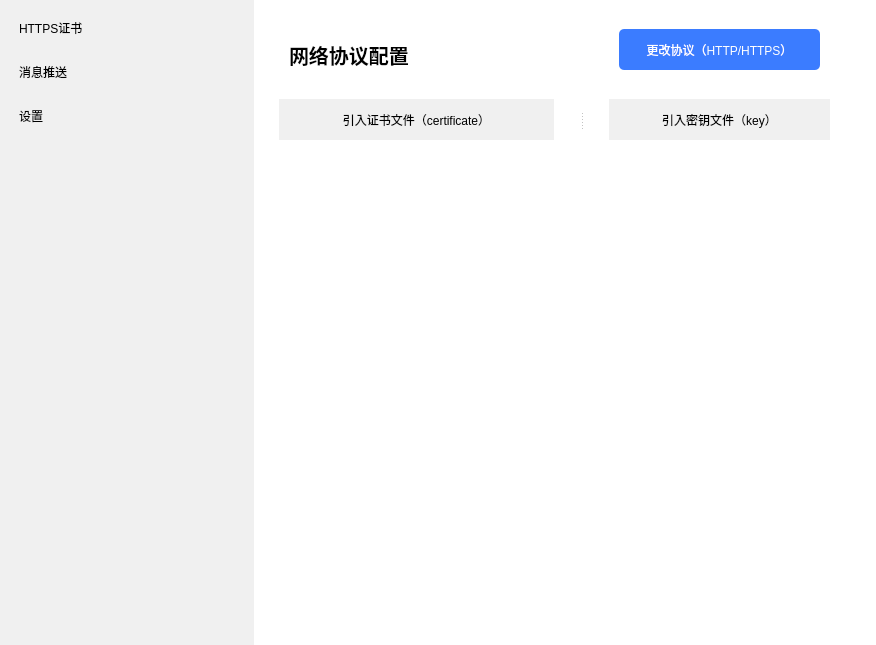
<?xml version="1.0" encoding="UTF-8"?>
<ui version="4.0">
 <class>MainWindow</class>
 <widget class="QMainWindow" name="MainWindow">
  <property name="geometry">
   <rect>
    <x>0</x>
    <y>0</y>
    <width>876</width>
    <height>645</height>
   </rect>
  </property>
  <property name="windowTitle">
   <string>MainWindow</string>
  </property>
  <property name="styleSheet">
   <string notr="true">MainWindow{
	background: #ffffff;
}</string>
  </property>
  <widget class="QWidget" name="centralwidget">
   <property name="sizePolicy">
    <sizepolicy hsizetype="Preferred" vsizetype="Preferred">
     <horstretch>0</horstretch>
     <verstretch>0</verstretch>
    </sizepolicy>
   </property>
   <property name="tabletTracking">
    <bool>false</bool>
   </property>
   <property name="styleSheet">
    <string notr="true">QWidget{
	background: #ffffff;
}</string>
   </property>
   <layout class="QHBoxLayout" name="horizontalLayout" stretch="2,0">
    <property name="leftMargin">
     <number>0</number>
    </property>
    <property name="topMargin">
     <number>0</number>
    </property>
    <property name="rightMargin">
     <number>0</number>
    </property>
    <property name="bottomMargin">
     <number>0</number>
    </property>
    <item>
     <widget class="QWidget" name="widget" native="true">
      <property name="enabled">
       <bool>true</bool>
      </property>
      <property name="styleSheet">
       <string notr="true">            QPushButton {
                background: #f0f0f0;
                border: none;
				font-size: 12px;
                padding: 10px;
text-align: left;
            }
            QPushButton:hover {
                background: #e0e0e0;
            }
QPushButton:pressed, QPushButton:checked {
    background: #c0c0c0;
    border: 1px solid #a0a0a0;
}

QWidget{
	background: #f0f0f0;
}</string>
      </property>
      <layout class="QVBoxLayout" name="verticalLayout_2">
       <property name="leftMargin">
        <number>9</number>
       </property>
       <item>
        <widget class="QPushButton" name="pushButton_2">
         <property name="text">
          <string>HTTPS证书</string>
         </property>
        </widget>
       </item>
       <item>
        <widget class="QPushButton" name="pushButton_4">
         <property name="text">
          <string>消息推送</string>
         </property>
        </widget>
       </item>
       <item>
        <widget class="QPushButton" name="pushButton_1">
         <property name="text">
          <string>设置</string>
         </property>
        </widget>
       </item>
       <item>
        <spacer name="verticalSpacer">
         <property name="orientation">
          <enum>Qt::Vertical</enum>
         </property>
         <property name="sizeType">
          <enum>QSizePolicy::Expanding</enum>
         </property>
         <property name="sizeHint" stdset="0">
          <size>
           <width>20</width>
           <height>40</height>
          </size>
         </property>
        </spacer>
       </item>
      </layout>
     </widget>
    </item>
    <item>
     <widget class="QWidget" name="widget_2" native="true">
      <property name="sizePolicy">
       <sizepolicy hsizetype="Preferred" vsizetype="Preferred">
        <horstretch>0</horstretch>
        <verstretch>0</verstretch>
       </sizepolicy>
      </property>
      <layout class="QVBoxLayout" name="verticalLayout">
       <item>
        <widget class="QStackedWidget" name="stackedWidget">
         <property name="sizePolicy">
          <sizepolicy hsizetype="Preferred" vsizetype="Preferred">
           <horstretch>0</horstretch>
           <verstretch>0</verstretch>
          </sizepolicy>
         </property>
         <property name="currentIndex">
          <number>0</number>
         </property>
         <widget class="QWidget" name="page1">
          <widget class="QSplitter" name="splitter">
           <property name="geometry">
            <rect>
             <x>10</x>
             <y>90</y>
             <width>551</width>
             <height>41</height>
            </rect>
           </property>
           <property name="styleSheet">
            <string notr="true">            QPushButton {
                background: #f0f0f0;
                border: none;
				font-size: 12px;
                padding: 10px;
text-align: center;
            }</string>
           </property>
           <property name="orientation">
            <enum>Qt::Horizontal</enum>
           </property>
           <property name="opaqueResize">
            <bool>false</bool>
           </property>
           <property name="handleWidth">
            <number>55</number>
           </property>
           <property name="childrenCollapsible">
            <bool>false</bool>
           </property>
           <widget class="QPushButton" name="pushButton_9">
            <property name="cursor">
             <cursorShape>PointingHandCursor</cursorShape>
            </property>
            <property name="text">
             <string>引入证书文件（certificate）</string>
            </property>
           </widget>
           <widget class="QPushButton" name="pushButton_10">
            <property name="cursor">
             <cursorShape>PointingHandCursor</cursorShape>
            </property>
            <property name="text">
             <string>引入密钥文件（key）</string>
            </property>
           </widget>
          </widget>
          <widget class="QLabel" name="label">
           <property name="geometry">
            <rect>
             <x>20</x>
             <y>20</y>
             <width>541</width>
             <height>51</height>
            </rect>
           </property>
           <property name="styleSheet">
            <string notr="true">QLabel{
	color: black;
	font: 20px;
	font-weight: bold;
}</string>
           </property>
           <property name="text">
            <string>网络协议配置</string>
           </property>
           <property name="margin">
            <number>5</number>
           </property>
          </widget>
          <widget class="QPushButton" name="pushButton_11">
           <property name="geometry">
            <rect>
             <x>350</x>
             <y>20</y>
             <width>201</width>
             <height>41</height>
            </rect>
           </property>
           <property name="cursor">
            <cursorShape>PointingHandCursor</cursorShape>
           </property>
           <property name="styleSheet">
            <string notr="true">QPushButton{
	background-color: #3B7CFF;
	border: none;
	border-radius: 5px;
	color: white;
}</string>
           </property>
           <property name="text">
            <string>更改协议（HTTP/HTTPS）</string>
           </property>
          </widget>
         </widget>
         <widget class="QWidget" name="page2">
          <layout class="QVBoxLayout" name="verticalLayout_4"/>
         </widget>
         <widget class="QWidget" name="page3">
          <property name="sizePolicy">
           <sizepolicy hsizetype="Preferred" vsizetype="Preferred">
            <horstretch>0</horstretch>
            <verstretch>0</verstretch>
           </sizepolicy>
          </property>
          <layout class="QVBoxLayout" name="verticalLayout_3" stretch="0">
           <property name="spacing">
            <number>9</number>
           </property>
           <item>
            <widget class="QTableWidget" name="tableWidget">
             <property name="sizePolicy">
              <sizepolicy hsizetype="Expanding" vsizetype="Expanding">
               <horstretch>0</horstretch>
               <verstretch>0</verstretch>
              </sizepolicy>
             </property>
             <property name="minimumSize">
              <size>
               <width>574</width>
               <height>540</height>
              </size>
             </property>
             <property name="styleSheet">
              <string notr="true">QTableWidget{
	border: none;
}            

QTableWidget::item {
                border: 1px solid #d0d0d0;
                padding: 5px;
            }
            QHeaderView::section {
                background-color: #f0f0f0;
                padding: 5px;
                border: 1px solid #d0d0d0;
                font-weight: bold;
            }</string>
             </property>
             <attribute name="horizontalHeaderCascadingSectionResizes">
              <bool>true</bool>
             </attribute>
             <attribute name="horizontalHeaderMinimumSectionSize">
              <number>39</number>
             </attribute>
             <attribute name="horizontalHeaderDefaultSectionSize">
              <number>190</number>
             </attribute>
             <attribute name="horizontalHeaderShowSortIndicator" stdset="0">
              <bool>false</bool>
             </attribute>
             <attribute name="horizontalHeaderStretchLastSection">
              <bool>false</bool>
             </attribute>
             <attribute name="verticalHeaderVisible">
              <bool>false</bool>
             </attribute>
             <row>
              <property name="text">
               <string/>
              </property>
             </row>
             <row>
              <property name="text">
               <string/>
              </property>
             </row>
             <row>
              <property name="text">
               <string/>
              </property>
             </row>
             <row>
              <property name="text">
               <string/>
              </property>
             </row>
             <row>
              <property name="text">
               <string/>
              </property>
             </row>
             <column>
              <property name="text">
               <string>消息类型</string>
              </property>
             </column>
             <column>
              <property name="text">
               <string>推送频率</string>
              </property>
             </column>
             <column>
              <property name="text">
               <string>操作</string>
              </property>
             </column>
             <item row="0" column="0">
              <property name="text">
               <string>企业微信</string>
              </property>
              <property name="textAlignment">
               <set>AlignCenter</set>
              </property>
              <property name="flags">
               <set>ItemIsEnabled</set>
              </property>
             </item>
             <item row="0" column="1">
              <property name="text">
               <string>3分钟</string>
              </property>
              <property name="textAlignment">
               <set>AlignCenter</set>
              </property>
             </item>
             <item row="0" column="2">
              <property name="text">
               <string>启动/停止 日志</string>
              </property>
              <property name="textAlignment">
               <set>AlignCenter</set>
              </property>
              <property name="flags">
               <set>ItemIsSelectable|ItemIsDragEnabled|ItemIsDropEnabled|ItemIsUserCheckable|ItemIsEnabled</set>
              </property>
             </item>
             <item row="1" column="0">
              <property name="text">
               <string>钉钉</string>
              </property>
              <property name="textAlignment">
               <set>AlignCenter</set>
              </property>
              <property name="flags">
               <set>ItemIsEnabled</set>
              </property>
             </item>
             <item row="1" column="1">
              <property name="text">
               <string>3分钟</string>
              </property>
              <property name="textAlignment">
               <set>AlignCenter</set>
              </property>
             </item>
             <item row="1" column="2">
              <property name="text">
               <string>启动/停止 日志</string>
              </property>
              <property name="textAlignment">
               <set>AlignCenter</set>
              </property>
              <property name="flags">
               <set>ItemIsSelectable|ItemIsDragEnabled|ItemIsDropEnabled|ItemIsUserCheckable|ItemIsEnabled</set>
              </property>
             </item>
             <item row="2" column="0">
              <property name="text">
               <string>自建应用</string>
              </property>
              <property name="textAlignment">
               <set>AlignCenter</set>
              </property>
              <property name="flags">
               <set>ItemIsEnabled</set>
              </property>
             </item>
             <item row="2" column="1">
              <property name="text">
               <string>3分钟</string>
              </property>
              <property name="textAlignment">
               <set>AlignCenter</set>
              </property>
             </item>
             <item row="2" column="2">
              <property name="text">
               <string>启动/停止 日志</string>
              </property>
              <property name="textAlignment">
               <set>AlignCenter</set>
              </property>
              <property name="flags">
               <set>ItemIsSelectable|ItemIsDragEnabled|ItemIsDropEnabled|ItemIsUserCheckable|ItemIsEnabled</set>
              </property>
             </item>
             <item row="3" column="0">
              <property name="text">
               <string>泛微OA</string>
              </property>
              <property name="textAlignment">
               <set>AlignCenter</set>
              </property>
              <property name="flags">
               <set>ItemIsEnabled</set>
              </property>
             </item>
             <item row="3" column="1">
              <property name="text">
               <string>3分钟</string>
              </property>
              <property name="textAlignment">
               <set>AlignCenter</set>
              </property>
             </item>
             <item row="3" column="2">
              <property name="text">
               <string>启动/停止 日志</string>
              </property>
              <property name="textAlignment">
               <set>AlignCenter</set>
              </property>
              <property name="flags">
               <set>ItemIsSelectable|ItemIsDragEnabled|ItemIsDropEnabled|ItemIsUserCheckable|ItemIsEnabled</set>
              </property>
             </item>
             <item row="4" column="0">
              <property name="text">
               <string>WEB端弹窗</string>
              </property>
              <property name="textAlignment">
               <set>AlignCenter</set>
              </property>
              <property name="flags">
               <set>ItemIsEnabled</set>
              </property>
             </item>
             <item row="4" column="1">
              <property name="text">
               <string>30秒</string>
              </property>
              <property name="textAlignment">
               <set>AlignCenter</set>
              </property>
             </item>
             <item row="4" column="2">
              <property name="text">
               <string>启动/停止 日志</string>
              </property>
              <property name="textAlignment">
               <set>AlignCenter</set>
              </property>
              <property name="flags">
               <set>ItemIsSelectable|ItemIsDragEnabled|ItemIsDropEnabled|ItemIsUserCheckable|ItemIsEnabled</set>
              </property>
             </item>
            </widget>
           </item>
          </layout>
         </widget>
         <widget class="QWidget" name="page4">
          <layout class="QVBoxLayout" name="verticalLayout_5"/>
         </widget>
         <widget class="QWidget" name="page5">
          <layout class="QVBoxLayout" name="verticalLayout_10"/>
         </widget>
         <widget class="QWidget" name="page6">
          <layout class="QVBoxLayout" name="verticalLayout_11"/>
         </widget>
         <widget class="QWidget" name="page7"/>
         <widget class="QWidget" name="page8">
          <layout class="QVBoxLayout" name="verticalLayout_9" stretch="1,1">
           <item>
            <widget class="QWidget" name="widget_3" native="true">
             <layout class="QFormLayout" name="formLayout">
              <item row="0" column="0" colspan="2">
               <widget class="QWidget" name="widget_5" native="true">
                <property name="sizePolicy">
                 <sizepolicy hsizetype="Preferred" vsizetype="Fixed">
                  <horstretch>0</horstretch>
                  <verstretch>0</verstretch>
                 </sizepolicy>
                </property>
                <layout class="QHBoxLayout" name="horizontalLayout_2">
                 <property name="bottomMargin">
                  <number>11</number>
                 </property>
                 <item>
                  <widget class="QSplitter" name="splitter_2">
                   <property name="orientation">
                    <enum>Qt::Vertical</enum>
                   </property>
                   <widget class="QLabel" name="label_5">
                    <property name="minimumSize">
                     <size>
                      <width>96</width>
                      <height>26</height>
                     </size>
                    </property>
                    <property name="maximumSize">
                     <size>
                      <width>96</width>
                      <height>26</height>
                     </size>
                    </property>
                    <property name="text">
                     <string>Socket端口：</string>
                    </property>
                    <property name="margin">
                     <number>5</number>
                    </property>
                   </widget>
                   <widget class="QLabel" name="label_4">
                    <property name="minimumSize">
                     <size>
                      <width>96</width>
                      <height>26</height>
                     </size>
                    </property>
                    <property name="maximumSize">
                     <size>
                      <width>96</width>
                      <height>26</height>
                     </size>
                    </property>
                    <property name="text">
                     <string>Socket服务名：</string>
                    </property>
                    <property name="margin">
                     <number>5</number>
                    </property>
                   </widget>
                  </widget>
                 </item>
                 <item>
                  <widget class="QSplitter" name="splitter_3">
                   <property name="orientation">
                    <enum>Qt::Vertical</enum>
                   </property>
                   <widget class="QLineEdit" name="lineEdit_13">
                    <property name="minimumSize">
                     <size>
                      <width>402</width>
                      <height>26</height>
                     </size>
                    </property>
                    <property name="maximumSize">
                     <size>
                      <width>402</width>
                      <height>26</height>
                     </size>
                    </property>
                    <property name="text">
                     <string>5000</string>
                    </property>
                    <property name="frame">
                     <bool>true</bool>
                    </property>
                    <property name="placeholderText">
                     <string/>
                    </property>
                   </widget>
                   <widget class="QLineEdit" name="lineEdit_16">
                    <property name="enabled">
                     <bool>false</bool>
                    </property>
                    <property name="minimumSize">
                     <size>
                      <width>402</width>
                      <height>26</height>
                     </size>
                    </property>
                    <property name="maximumSize">
                     <size>
                      <width>402</width>
                      <height>26</height>
                     </size>
                    </property>
                    <property name="cursor">
                     <cursorShape>ArrowCursor</cursorShape>
                    </property>
                    <property name="autoFillBackground">
                     <bool>false</bool>
                    </property>
                    <property name="styleSheet">
                     <string notr="true">QLineEdit:disabled { background-color: #F0F0F0; color: #303030; border: 1px solid #D0D0D0; border-radius: 3px;}</string>
                    </property>
                    <property name="text">
                     <string>lingdangsocket</string>
                    </property>
                    <property name="readOnly">
                     <bool>true</bool>
                    </property>
                    <property name="placeholderText">
                     <string notr="true"/>
                    </property>
                   </widget>
                  </widget>
                 </item>
                 <item>
                  <spacer name="horizontalSpacer">
                   <property name="orientation">
                    <enum>Qt::Horizontal</enum>
                   </property>
                   <property name="sizeHint" stdset="0">
                    <size>
                     <width>40</width>
                     <height>20</height>
                    </size>
                   </property>
                  </spacer>
                 </item>
                </layout>
               </widget>
              </item>
              <item row="1" column="0">
               <spacer name="horizontalSpacer_2">
                <property name="orientation">
                 <enum>Qt::Horizontal</enum>
                </property>
                <property name="sizeHint" stdset="0">
                 <size>
                  <width>485</width>
                  <height>30</height>
                 </size>
                </property>
               </spacer>
              </item>
              <item row="1" column="1">
               <widget class="QPushButton" name="pushButton">
                <property name="sizePolicy">
                 <sizepolicy hsizetype="Minimum" vsizetype="Preferred">
                  <horstretch>0</horstretch>
                  <verstretch>0</verstretch>
                 </sizepolicy>
                </property>
                <property name="cursor">
                 <cursorShape>PointingHandCursor</cursorShape>
                </property>
                <property name="styleSheet">
                 <string notr="true">QPushButton{
	background-color: #3B7CFF;
	border: none;
	border-radius: 5px;
	color: white;
}</string>
                </property>
                <property name="text">
                 <string>保存</string>
                </property>
               </widget>
              </item>
             </layout>
            </widget>
           </item>
           <item>
            <spacer name="verticalSpacer_2">
             <property name="orientation">
              <enum>Qt::Vertical</enum>
             </property>
             <property name="sizeHint" stdset="0">
              <size>
               <width>20</width>
               <height>40</height>
              </size>
             </property>
            </spacer>
           </item>
          </layout>
         </widget>
        </widget>
       </item>
      </layout>
     </widget>
    </item>
   </layout>
  </widget>
 </widget>
 <resources/>
 <connections/>
</ui>
